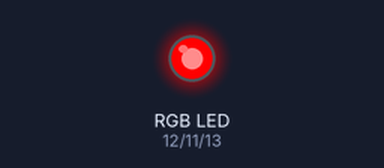
The sketch below on a simulated Arduino Uno, built with avr-gcc and run on an emulated ATmega328P. Parts: an RGB LED mixed from three pins (HIGH = lit).

Above: at 0.2 s.
At 1.2 s:
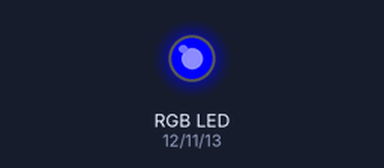
At 2.7 s:
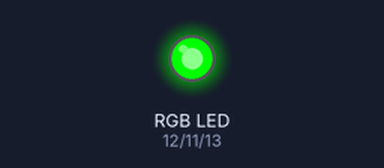
At 3.7 s:
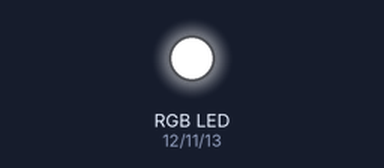
Timing chart, 0 to 4.6 s (numbered marks = the images above):
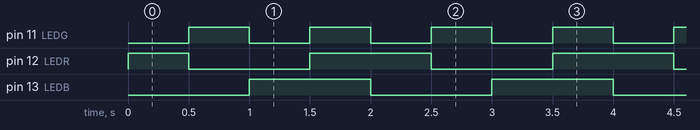

The sketch:

blink.ino
```cpp
// Definição dos pinos conectados ao LED RGB
#define LEDR 12 // Pino para o LED vermelho
#define LEDG 11 // Pino para o LED verde
#define LEDB 13 // Pino para o LED azul

// Função para definir o estado das cores do LED RGB
void led_rgb_put(bool r, bool g, bool b) {
  digitalWrite(LEDR, r);
  digitalWrite(LEDG, g);
  digitalWrite(LEDB, b);
}

void setup() {
  // Configura os pinos como saída
  pinMode(LEDR, OUTPUT);
  pinMode(LEDG, OUTPUT);
  pinMode(LEDB, OUTPUT);

  // Inicializa os LEDs desligados
  led_rgb_put(false, false, false);
}

void loop() {
  // Liga apenas o vermelho
  led_rgb_put(true, false, false);
  delay(500);

  // Liga apenas o verde
  led_rgb_put(false, true, false);
  delay(500);

  // Liga apenas o azul
  led_rgb_put(false, false, true);
  delay(500);

  // Liga todas as cores (branco)
  led_rgb_put(true, true, true);
  delay(500);
}
```

Measured:
- by itself, pin 11 (LEDG): alternates HIGH for 0.50 s and LOW for 0.50 s
- by itself, pin 12 (LEDR): repeats every 2.0 s: LOW 1.0 s, HIGH 1.0 s
- by itself, pin 13 (LEDB): alternates HIGH for 1.0 s and LOW for 1.0 s
